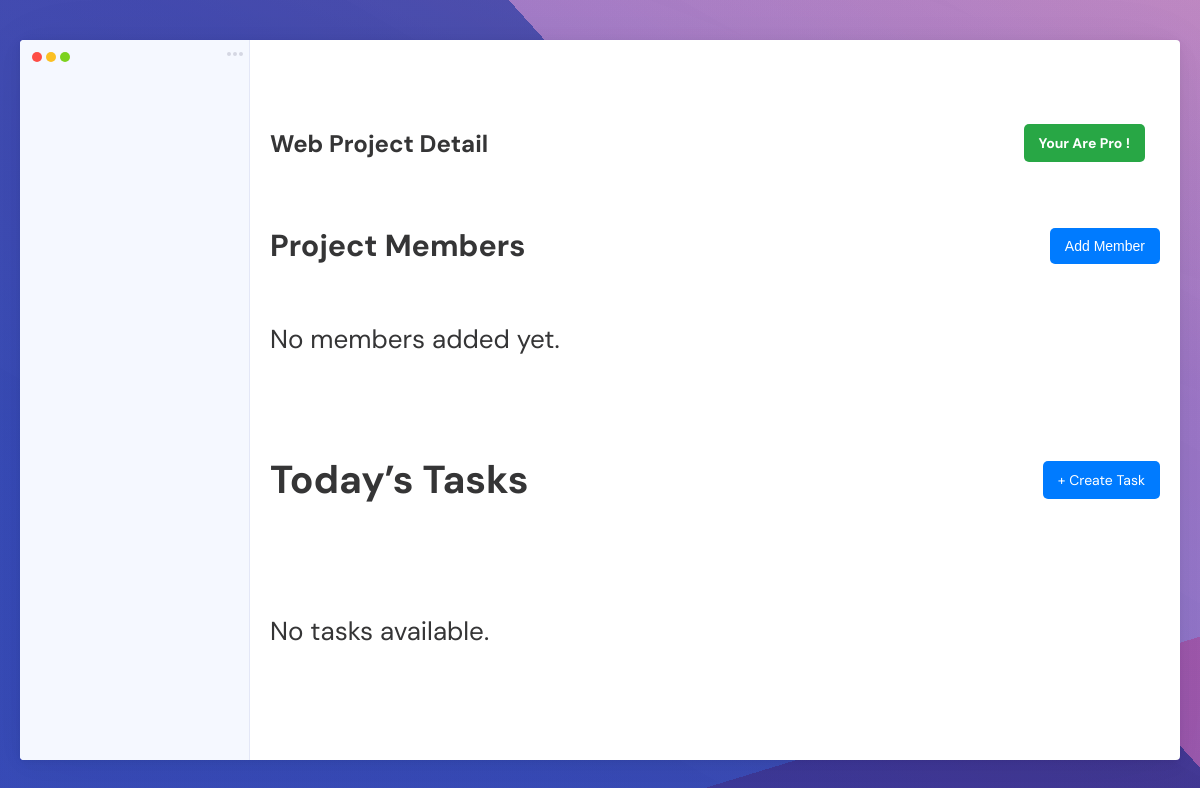
The page /project/1/ (signed in) on the database as committed earlier.
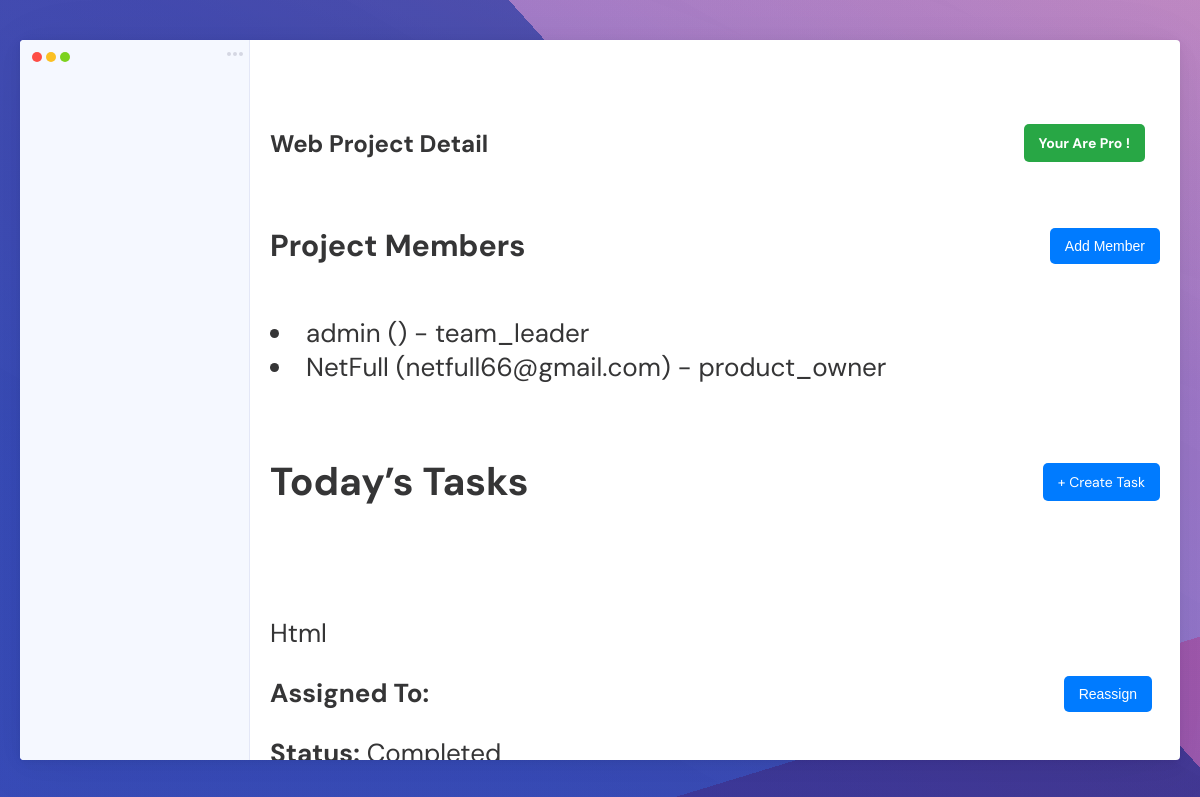
The same page on the database as committed later.
### welcome/models.py (models this page shows, shortened)
class Project(models.Model):
    name = models.CharField(max_length=255)
    created_by = models.ForeignKey(
        CustomUser, on_delete=models.CASCADE, related_name='projects'
    )
    start_date = models.DateField()
    end_date = models.DateField()
    members = models.ManyToManyField(CustomUser, related_name='project_members')

class CustomUser(AbstractUser):
    subscription_type = models.CharField(
        max_length=20,
        choices=[('free', 'Free'), ('pro', 'Pro')],
        default='free'
    )
    ROLE_CHOICES = [
        ('team_leader', 'Team Leader'),
        ('product_owner', 'Product Owner'),
        ('programmer', 'Programmer'),
    ]
    role = models.CharField(max_length=20, choices=ROLE_CHOICES, null=True)
    trial_start_date = models.DateField(null=True, blank=True)
    category = models.CharField(
        max_length=20,
        choices=[('programming', 'Programming'), ('education', 'Education'), ('crm', 'CRM')],
        null=True
    )
    groups = models.ManyToManyField(
        Group,
        related_name="custom_user_groups",
        blank=True
    )
    user_permissions = models.ManyToManyField(
        Permission,
        related_name="custom_user_permissions",
        blank=True
    )

class ProUserTask(models.Model):
    user = models.ForeignKey(CustomUser, on_delete=models.CASCADE)  # Task creator
    task_name = models.CharField(max_length=255)
    project = models.ForeignKey(
        'Project', on_delete=models.CASCADE, null=True, blank=True, related_name='tasks'
    )  # Related name for reverse querying tasks by project
    assigned_to = models.ForeignKey(
        CustomUser, on_delete=models.SET_NULL, null=True, blank=True, related_name='assigned_tasks'
    )  # User to whom the task is assigned
    uploaded_file = models.FileField(upload_to='task_files/', null=True, blank=True)
    created_at = models.DateTimeField(auto_now_add=True)
    is_done = models.BooleanField(default=False)
    def __str__(self):
        return self.task_name

### welcome/views.py (the view)
# urls.py: path('project/<int:project_id>/', views.project_detail, name='project_detail'),
@login_required
def project_detail(request, project_id):
    project = get_object_or_404(Project, id=project_id)
    if request.user != project.created_by and request.user not in project.members.all():
        return HttpResponseForbidden("You do not have permission to view this project.")
    tasks = project.tasks.all()
    print(f"Tasks for project {project_id}: {tasks}")
    return render(request, 'project_detail.html', {
        'project': project,
        'tasks': tasks,
        'members': project.members.all()
    })

### welcome/templates/project_detail.html (shortened to what this page needs)
<!DOCTYPE html>
{% load static %}
<html lang="en">
<head>
  <link rel="stylesheet" href="{% static 'style.css' %}">
</head>
<body>
<div class="task-manager">
  <div class="left-bar">
    <div class="upper-part">
      <div class="actions">
        <div class="circle"></div>
        <div class="circle-2"></div>
      </div>
    </div>
    <div class="left-content">
    </div>
  </div>
  <div class="page-content">
    <div class="header">
      {{project.name}} Project Detail
      <p class="pro-subscription-btn">Your Are Pro !</p>
    </div>
    <div class="projects-section">
      <div class="section-header">
        <h3>Project Members</h3>
        <button class="create-task-btn" onclick="window.location.href='{% url 'invite_team_members' project.id %}'">Add Member</button>
      </div>
      {% if members %}
        <li class="members">
          {% for member in members %}
          <li>{{ member.username }} ({{ member.email }}) - {{ member.role }}</li>
          {% endfor %}
        </li>
      {% else %}
        <p>No members added yet.</p>
      {% endif %}
    </div>
    <div class="tasks-section">
      <div class="section-header">
        <h2>Today’s Tasks</h2>
        <a href="/create-task" class="create-task-btn">+ Create Task</a>
      </div>
      <div class="tasks-wrapper">
        {% if tasks %}
        <ul>
          {% for task in tasks %}
          <li class="task-item {% if task.is_done %}completed{% endif %}">
            <li>{{ task.task_name }}</li>
            <p><strong>Assigned To:</strong> {{ task.assigned_to.username }}
              <button class="create-task-btn" onclick="document.getElementById('reassign-task-{{ task.id }}').style.display='block'">Reassign</button>
            </p>
            <p><strong>Status:</strong> {% if task.is_done %}Completed{% else %}Pending{% endif %}</p>
          </li>
          {% endfor %}
        </ul>
      {% else %}
        <p>No tasks available.</p>
      {% endif %}
      </div>
    </div>
  </div>
</div>
</body>
</html>

### welcome/static/style.css (style rules this page uses)
* { box-sizing: border-box; outline: none; }
:root { --bg-color: #f5f8ff; --main-color: #353536; --secondary-color: #8e92a4; --main-text-color: #5d606b; --secondary-dark-color: #9496a5; --tag-color-one: #e0fbf6; --tag-color-text-one: #58c2a9; --tag-color-two: #ece7fe; --tag-color-text-two: #8972f3; --tag-color-three: #fde7ea; --tag-color-text-three: #e77f89; --tag-color-four: #f7f8fc; --tag-color-text-four: #a0a6b5; --checkbox-color: #009e90; --button-color: #49beb7; --box-color: #fff1d6; --box-color-2: #d3e6ff; --box-color-3: #ffd9d9; --box-color-4: #daffe5; --task-color: #777982; }
.top-part .count, .top-part, .item, body { display: flex; align-items: center; }
body { margin: 0; justify-content: center; flex-direction: column; overflow: auto; width: 100%; height: 100vh; padding: 20px; font-family: "DM Sans", sans-serif; font-size: 12px; background-image: linear-gradient(21deg, rgba(64, 83, 206, 0.3697003235) 68%, rgba(255, 206, 196, 0.5) 163%), linear-gradient(163deg, rgba(49, 146, 170, 0.0794448997) 86%, rgba(239, 112, 138, 0.5) 40%), linear-gradient(30deg, rgba(76, 79, 173, 0.6173675717) 22%, rgba(237, 106, 134, 0.5) 169%), linear-gradient(48deg, rgba(31, 85, 147, 0.7323890642) 64%, rgba(247, 126, 132, 0.5) 43%); background-blend-mode: overlay, multiply, color, normal; overflow-y: scroll; }
ul { list-style-type: none; padding: 0; }
button { border: none; background: none; cursor: pointer; }
.task-manager { display: flex; justify-content: space-between; width: 100%; max-width: 1200px; height: 90vh; max-height: 900px; background: #fff; border-radius: 4px; box-shadow: 0 0.3px 2.2px rgba(0, 0, 0, 0.011), 0 0.7px 5.3px rgba(0, 0, 0, 0.016), 0 1.3px 10px rgba(0, 0, 0, 0.02), 0 2.2px 17.9px rgba(0, 0, 0, 0.024), 0 4.2px 33.4px rgba(0, 0, 0, 0.029), 0 10px 80px rgba(0, 0, 0, 0.04); overflow: hidden; }
.left-bar { background-color: var(--bg-color); width: 230px; border-right: 1px solid #e3e7f7; position: relative; }
.left-content { padding: 40px; }
.actions { padding: 12px; display: flex; justify-content: space-between; }
.circle { border-radius: 50%; width: 10px; height: 10px; background-color: #fe4d46; box-shadow: 14px 0 0 0 #fbc023, 28px 0 0 0 #7dd21f; }
.circle-2 { border-radius: 50%; width: 4px; height: 4px; background-color: #d5d7e3; box-shadow: -6px 0 0 0 #d5d7e3, 6px 0 0 0 #d5d7e3; }
.members { display: flex; margin-top: 14px; }
.page-content { display: flex; flex-direction: column; flex: 1; padding: 40px 20px 0 20px; }
.page-content { font-size: 26px; color: var(--main-color); margin-top: 30px; }
.task-item { display: none; }
.tasks-wrapper { padding: 30px 0; flex: 1; overflow-y: auto; height: 100%; padding-right: 8px; }

### welcome/templates/project_detail.html (style rules this page uses)
.create-task-btn { float: right; background-color: #007bff; color: #fff; text-decoration: none; padding: 10px 15px; border-radius: 5px; font-size: 14px; }
.pro-subscription-btn { float: right; margin-right: 15px; background-color: #28a745; color: #fff; text-decoration: none; padding: 10px 15px; border-radius: 5px; font-size: 14px; }
.header { font-size: 24px; font-weight: bold; margin-bottom: 20px; display: flex; justify-content: space-between; align-items: center; }
.projects-section { margin-bottom: 40px; }
.section-header { display: flex; justify-content: space-between; align-items: center; margin-bottom: 20px; }

Rows that differ between the two databases and show on the page:
now on this page (row edited): CustomUser: username "admin", role "team_leader"
added CustomUser: username "NetFull", email "netfull66@gmail.com", role "product_owner"
added ProUserTask: task_name "Html", is_done "Completed"
Other text that changed with them:
text no longer shown: "No members added yet. No tasks available."
